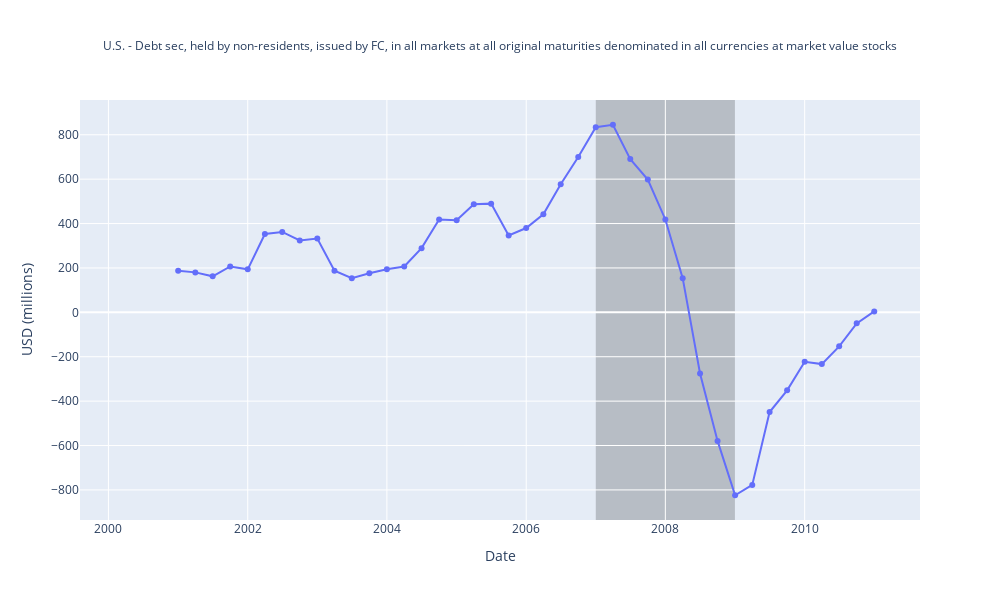

Here is the notebook cell this chart was saved with:
### Code cell
## Figure 4 - Contrast this with Financial Corporations, which got dumped



df['Date'] = pd.PeriodIndex(df['Date'], freq='Q')
start = Period('2000-Q1', freq='Q')
end = Period('2011-Q1', freq='Q')
df = df[(df['Date'] >= start) & (df['Date'] <= end)]

df['Value'] = to_numeric(df['Value']).diff()
df['Trailing_4Q_Sum'] = df['Value'].rolling(window=4).sum()

plot_figure_trailing(df)
